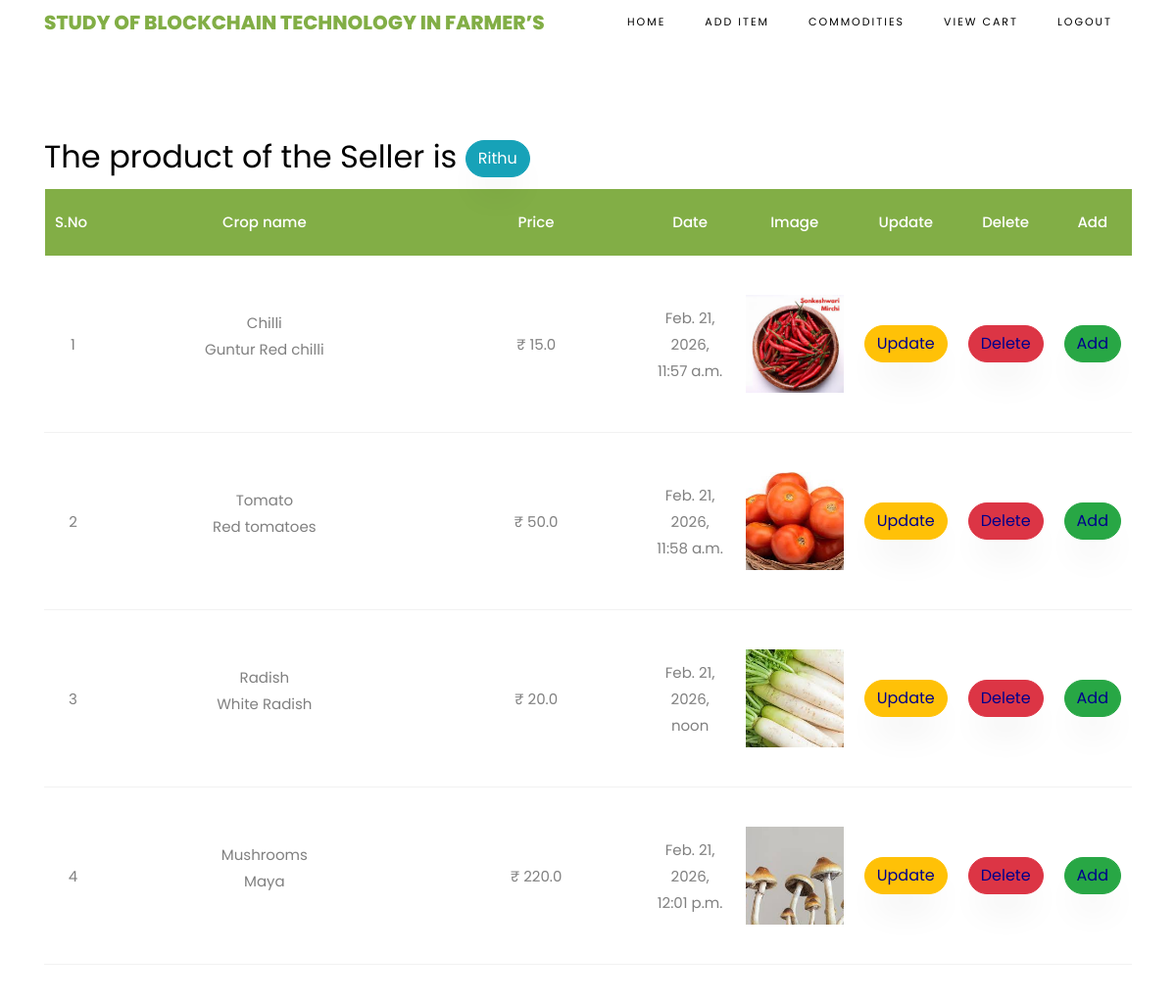
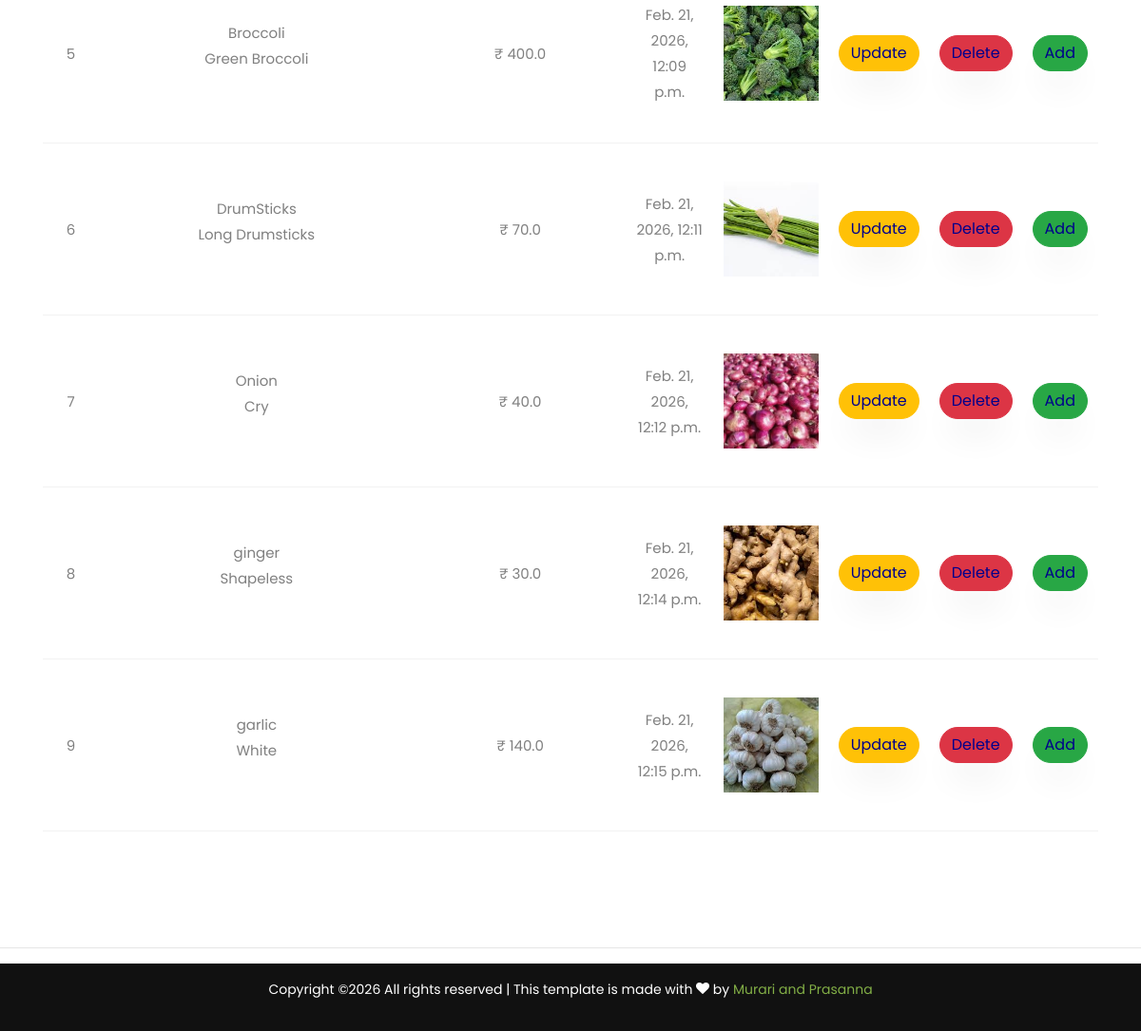
Page /SellersCommodities/ (signed in) on the committed database (2 pictures, top to bottom).
### sellers/models.py (models this page shows, shortened)
class FarmersCropsModels(models.Model):
    sellername = models.CharField(max_length=100)
    selleremail = models.CharField(max_length=100)
    cropname = models.CharField(max_length=100)
    price = models.FloatField()
    description = models.CharField(max_length=100000)
    file = models.FileField(upload_to='files/')
    cdate = models.DateTimeField(auto_now_add=True)
    class Meta:
        db_table = "FarmersCrops"

### sellers/views.py (the view)
# urls.py: path("SellersCommodities/", seller.SellersCommodities, name="SellersCommodities"),
def SellersCommodities(request):
    loginid = request.session['loginid']
    data = FarmersCropsModels.objects.filter(sellername=loginid)
    return render(request, 'sellers/SellersCommoditiesData.html',{'data':data})

### assets/templates/sellers/SellersCommoditiesData.html
{%extends 'sellers/sellerbase.html'%}
{%load static%}
{%block contents%}
<section class="ftco-section ftco-cart">
			<div class="container">
				<div class="row">
    			<div class="col-md-12 ftco-animate">
                    <h2>The product of the Seller is <span class="btn btn-info"> {{request.session.loginid}}</span></h2>
    				<div class="cart-list">
	    				<table class="table">
						    <thead class="thead-primary">
						      <tr class="text-center">
						        <th>S.No&nbsp;</th>
						        <th>Crop name</th>
						        <th>Price</th>
						        <th>Date</th>
						        <th>Image</th>
                                <th>Update</th>
                                <th>Delete</th>
                                <th>Add</th>
						      </tr>
						    </thead>
						    <tbody>
                             {% for i in data %}
                          <tr class="text-center">
                        <td>{{forloop.counter}}</td>
                        <td class="product-name">{{i.cropname}} <p>{{i.description}}</p></td>
                        <td class="quantity">&#x20B9; {{i.price}}</td>
                        <td>{{i.cdate}}</td>
                        <td class="image-prod"><div class="img" style="background-image:url({{i.file}});"></div></td>
                        <td><a class="btn btn-warning" href="/SellerUpdateProducts/?cropid={{ i.id }}" style="color:DARKBLUE">Update</a></td>
                        <td><a class="btn btn-danger" href="/SellerDeleteProducts/?cropid={{ i.id }}" style="color:DARKBLUE">Delete</a></td>
                        <td><a class="btn btn-success" href="/SellerAddItemsForm" style="color:DARKBLUE">Add</a></td>
                    </tr>
                    {% endfor %}
						    </tbody>
						  </table>
					  </div>
    			</div>
    		</div>
			</div>
		</section>
{%endblock%}

### assets/templates/sellers/sellerbase.html (shortened to what this page needs)
<!DOCTYPE html>
{%load static%}
<html lang="en">
  <head>
    <link rel="stylesheet" href="{%static 'css/open-iconic-bootstrap.min.css'%}">
    <link rel="stylesheet" href="{%static 'css/animate.css'%}">
    <link rel="stylesheet" href="{%static 'css/owl.carousel.min.css'%}">
    <link rel="stylesheet" href="{%static 'css/owl.theme.default.min.css'%}">
    <link rel="stylesheet" href="{%static 'css/magnific-popup.css'%}">
    <link rel="stylesheet" href="{%static 'css/aos.css'%}">
    <link rel="stylesheet" href="{%static 'css/ionicons.min.css'%}">
    <link rel="stylesheet" href="{%static 'css/bootstrap-datepicker.css'%}">
    <link rel="stylesheet" href="{%static 'css/jquery.timepicker.css'%}">
    <link rel="stylesheet" href="{%static 'css/flaticon.css'%}">
    <link rel="stylesheet" href="{%static 'css/icomoon.css'%}">
    <link rel="stylesheet" href="{%static 'css/style.css'%}">
  </head>
  <body class="goto-here">
    <nav class="navbar navbar-expand-lg navbar-dark ftco_navbar bg-dark ftco-navbar-light" id="ftco-navbar">
	    <div class="container">
	      <a class="navbar-brand" href="{%url 'SellerUserHome'%}">Study of Blockchain Technology in Farmer’s</a>
	      <div class="collapse navbar-collapse" id="ftco-nav">
	        <ul class="navbar-nav ml-auto">
	          <li class="nav-item active"><a href="{%url 'SellerUserHome'%}" class="nav-link">Home</a></li>
	          <li class="nav-item"><a href="{%url 'SellerAddItemsForm'%}" class="nav-link">Add Item</a></li>
	          <li class="nav-item"><a href="{%url 'SellersCommodities'%}" class="nav-link">Commodities</a></li>
	          <li class="nav-item"><a href="{%url 'SellerViewCarts'%}" class="nav-link">View Cart</a></li>
              <li class="nav-item"><a href="{%url 'logout'%}" class="nav-link">logout</a></li>
	        </ul>
	      </div>
	    </div>
	  </nav>
    {%block contents%}
    {%endblock%}
    <hr>
    <footer class="ftco-footer ftco-section">
      <div class="container">
        <div class="row">
          <div class="col-md-12 text-center">
            <p>
						  Copyright &copy;<script>document.write(new Date().getFullYear());</script> All rights reserved | This template is made with <i class="icon-heart color-danger" aria-hidden="true"></i> by <a href="#" target="_blank">Murari and Prasanna</a>
						</p>
          </div>
        </div>
      </div>
    </footer>
  </body>
</html>

### assets/static/css/icomoon.css (style rules this page uses)
[class^="icon-"], [class*=" icon-"] { font-family: 'icomoon' !important; speak: none; font-style: normal; font-weight: normal; font-variant: normal; text-transform: none; line-height: 1; -webkit-font-smoothing: antialiased; -moz-osx-font-smoothing: grayscale; }
.icon-heart:before { content: "\f004"; }

### rows in the picture
FarmersCropsModels: cropname "Chilli", description "Guntur Red chilli", price "15.0", cdate "Feb. 21, 2026, 11:57 a.m.", file (picture)
FarmersCropsModels: cropname "Tomato", description "Red tomatoes", price "50.0", cdate "Feb. 21, 2026, 11:58 a.m.", file (picture)
FarmersCropsModels: cropname "Radish", description "White Radish", price "20.0", cdate "Feb. 21, 2026, noon", file (picture)
FarmersCropsModels: cropname "Mushrooms", description "Maya", price "220.0", cdate "Feb. 21, 2026, 12:01 p.m.", file (picture)
FarmersCropsModels: cropname "Broccoli", description "Green Broccoli", price "400.0", cdate "Feb. 21, 2026, 12:09 p.m.", file (picture)
FarmersCropsModels: cropname "DrumSticks", description "Long Drumsticks", price "70.0", cdate "Feb. 21, 2026, 12:11 p.m.", file (picture)
FarmersCropsModels: cropname "Onion", description "Cry", price "40.0", cdate "Feb. 21, 2026, 12:12 p.m.", file (picture)
FarmersCropsModels: cropname "ginger", description "Shapeless", price "30.0", cdate "Feb. 21, 2026, 12:14 p.m.", file (picture)
FarmersCropsModels: cropname "garlic", description "White", price "140.0", cdate "Feb. 21, 2026, 12:15 p.m.", file (picture)

### other values in the picture
{{ request.session.loginid }} "Rithu"
